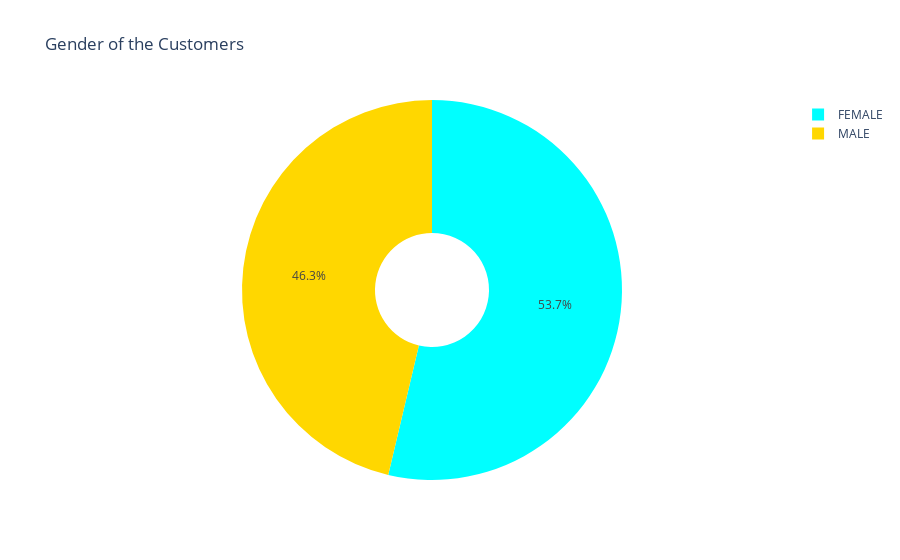
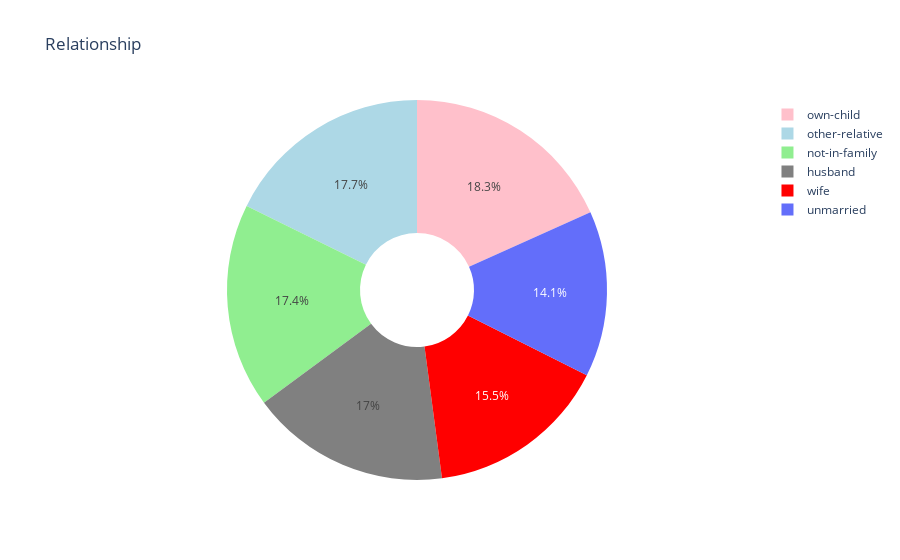

The code cell stored with these charts, in order, in its notebook:
### Code cell
sex = data['insured_sex'].value_counts()
rel = data['insured_relationship'].value_counts()

label_sex = sex.index
size_sex = sex.values

label_rel = rel.index
size_rel = rel.values

colors = ['aqua', 'gold']
trace = go.Pie(
         labels = label_sex, values = size_sex, marker = dict(colors = colors), name = 'Gender', hole = 0.3)

colors2 = ['pink', 'lightblue','lightgreen','grey','red']
trace2 = go.Pie(labels = label_rel, values = size_rel, marker = dict(colors = colors2), name = 'Relationship',
                hole = 0.3)

df = [trace]
df2 = [trace2]

layout1 = go.Layout(
           title = 'Gender of the Customers')
layout2 = go.Layout(
           title = 'Relationship')

fig = go.Figure(data = df, layout = layout1)
fig2 = go.Figure(data = df2, layout = layout2)
py.iplot(fig)
py.iplot(fig2)

### Figure 1 — Plotly figure (JSON) as saved in the notebook; plotly's stock layout.template omitted (floating-point values rounded to 4 significant figures)
{"data": [{"hole": 0.3, "labels": ["FEMALE", "MALE"], "marker": {"colors": ["aqua", "gold"]}, "name": "Gender", "type": "pie", "values": [537, 463]}], "layout": {"title": {"text": "Gender of the Customers"}}}

### Figure 2 — Plotly figure (JSON) as saved in the notebook; plotly's stock layout.template omitted (floating-point values rounded to 4 significant figures)
{"data": [{"hole": 0.3, "labels": ["own-child", "other-relative", "not-in-family", "husband", "wife", "unmarried"], "marker": {"colors": ["pink", "lightblue", "lightgreen", "grey", "red"]}, "name": "Relationship", "type": "pie", "values": [183, 177, 174, 170, 155, 141]}], "layout": {"title": {"text": "Relationship"}}}
